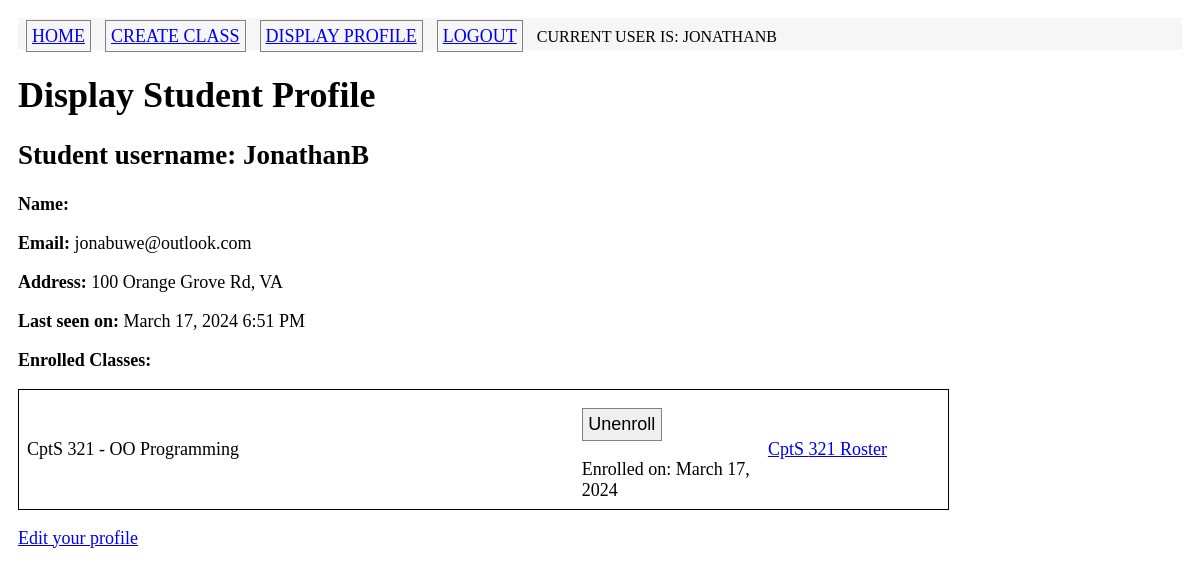
/display_profile (signed in), run on the app's committed database.
### app/models.py (models this page shows, shortened)
class Student(UserMixin, db.Model):
    id = db.Column(db.Integer, primary_key = True)
    username = db.Column(db.String(64), unique=True, index = True) #usernames are unique
    password_hash = db.Column(db.String(128))
    firstname = db.Column(db.String(100))
    lastname = db.Column(db.String(100))
    address = db.Column(db.String(120))
    email = db.Column(db.String(120), unique=True, index=True)
    last_seen = db.Column(db.DateTime, default=datetime.utcnow) # tracks time
    classes = db.relationship('Enrolled', back_populates = 'studentenrolled')
    def is_enrolled(self, newclass):
        return Enrolled.query.filter_by(studentid=self.id).filter_by(classid=newclass.id).count() > 0 # if greater than zero then the student is enrolled in the class
    def enrolledCourses(self):
        return self.classes
    def getEnrollmentDate(self, theclass):
        if self.is_enrolled(theclass):
            return Enrolled.query.filter_by(studentid=self.id).filter_by(classid = theclass.id).first().enrolldate
        else:
            return None

class Class(db.Model):
    id = db.Column(db.Integer, primary_key=True)
    coursenum = db.Column(db.String(3))
    title = db.Column(db.String(150))
    major = db.Column(db.String(20), db.ForeignKey('major.name'))
    roster = db.relationship('Enrolled', back_populates = "classenrolled")

class Enrolled(db.Model):
    studentid = db.Column(db.Integer, db.ForeignKey('student.id'), primary_key=True)
    classid = db.Column(db.Integer, db.ForeignKey('class.id'), primary_key=True)
    enrolldate = db.Column(db.DateTime, default=datetime.utcnow)
    studentenrolled = db.relationship('Student')
    classenrolled = db.relationship('Class')

### app/routes.py (the view)
@app.route('/display_profile', methods=['GET'])
@login_required
def display_profile():
    emptyform = EmptyForm()
    return render_template('display_profile.html', title='Display Profile', student = current_user, eform = emptyform)

### app/forms.py
class EmptyForm(FlaskForm):
    submit = SubmitField('Submit')

### app/models.py (called while the page is built)
@login.user_loader
def load_user(id):
    return Student.query.get(int(id))

### app/routes.py (called while the page is built, shortened)
@app.before_request
def initDB(*args, **kwargs):
    if app._got_first_request:
        db.create_all()

@app.before_request
def before_request():
    if current_user.is_authenticated:
        current_user.last_seen = datetime.utcnow()
        db.session.add(current_user)
        db.session.commit()

### app/templates/display_profile.html
{% extends "base.html" %}
{% block content %}
    <h1> Display Student Profile </h1>
    <h2> Student username: {{student.username}}</h2>
    <p> <b> Name:</b> {{student.name}}</p>
    <p> <b> Email:</b> {{student.email}}</p>
    <p> <b> Address:</b>  {% if student.address%} {{student.address}} {% else %} No address {% endif %}</p>
    <p> <b> Last seen on: </b> {{moment(student.last_seen).format('LLL') }} </p>
    {% if student.enrolledCourses() %}
        <p><b> Enrolled Classes: </b></p>
        {% for enrollment in student.enrolledCourses() %}
            {% set class = enrollment.classenrolled %}
            {% include '_class.html' %}
        {% endfor %}
    {% endif %}
    {% if student == current_user %}
        <p> <a href="{{ url_for('edit_profile') }}">Edit your profile</a></p>
    {% endif %}
{% endblock %}

### app/templates/base.html (shortened to what this page needs)
<html>
    <head>
       <link rel="stylesheet" href="{{ url_for('static', filename='css/main.css') }}">
    </head>
    <body>
        <div class ="nav-container">
        <table>
            <tr>
                <td><a href="{{ url_for('index') }}" class = "button">Home</a></td>
                <td><a href="{{ url_for('createclass') }}" class = "button">Create Class</a></td>
                {% if current_user.is_anonymous %}
                    <td><a href="{{ url_for('login') }}" class = "button">Login</a></td>
                {% else %}
                    <td><a href="{{ url_for('display_profile') }}" class = "button">Display Profile</a></td>
                    <td><a href="{{ url_for('logout') }}" class = "button">Logout</a></td>
                    <td> Current user is: <span class="useritem">{{ current_user.username }}</span></td>
                {% endif %}
            </tr>
        </table>
        </div>
        <div>
            {% block content %} {% endblock %}
        </div>
    </body>
</html>

### app/templates/_class.html
<table class="coursetable">
    <tr>
            <td width = "60%"> {{class.major}} {{ class.coursenum}}  - {{class.title}}</td>
            <td width = "20%">
                {% if current_user.is_enrolled(class) == False %}
               <form action="{{ url_for('enroll', classid=class.id)}}" method="post">
                    <input type="submit" value="Enroll" class="ebutton">
               </form>
               {% else %}
               <form action="{{ url_for('unenroll', classid=class.id)}}" method="post">
                    <input type="submit" value="Unenroll" class="button">
                </form>
                Enrolled on: {{moment(current_user.getEnrollmentDate(class)).format('LL')}}
               {% endif %}
            </td>
            <td width = "20%">
                <a href = "{{url_for('roster', classid=class.id)}}"> {{class.major}} {{class.coursenum}} Roster </a>
            </td>
    </tr>
    </table>

### app/static/css/main.css (style rules this page uses)
body { margin: 0; padding: 1em; font-family: Tahoma; font-size : 18px; }
.nav-container { background:#f6f6f6; font-family: Tahoma; font-size: 12px; height: 32px; text-transform: uppercase; }
th, td { padding: 6px; }
.coursetable { text-align : left; border : 1px black solid; width: 80%; font-size: 18px; }
.button { width: 80px; font-size: 18px; margin: 10px 0px 0px 0px; padding: 5px; border: 1px solid gray; }

### data on the page
Student: username "JONATHANB", username "JonathanB", email "jonabuwe@outlook.com", address "100 Orange Grove Rd, VA", last_seen "March 17, 2024 6:51 PM"
Enrolled: enrolldate "March 17, 2024"
Class: major "CptS", coursenum "321", title "OO Programming"
